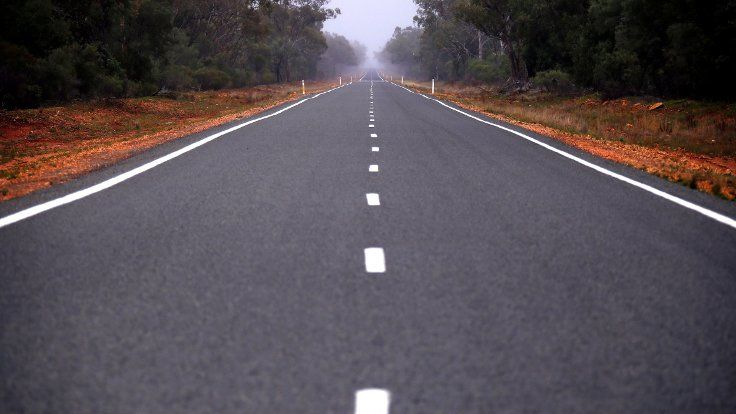
#> input picture resimler/avustralya-yol.jpg, 736 x 414 px, given in place of the camera
$ python Paintv2.py
#> lines starting #> are read from the running program, lines starting #| are printed output that depends on the picture; after the words box and inside, x2 and y2 are one past the last pixel; in counts of white or black regions, pixels touching at a corner belong together
#> further down, img is the input picture: shape (414, 736, 3); mean B, G, R 82.9, 77, 85.1
import cv2
import numpy as np

frameWidth = 640
frameHeight = 480
cap = cv2.VideoCapture(1)
cap.set(3, frameWidth)
cap.set(4, frameHeight)
cap.set(10, 150)

myColors = [[36,62,22,90,213,255],
            [133, 56, 0, 159, 156, 255],
            [57, 76, 0, 100, 255, 255],
            [90, 48, 0, 118, 255, 255]]
myColorValues = [[80,255,0],  ## BGR
                 [255, 0, 255],
                 [0, 255, 0],
                 [255, 0, 0]]

myPoints = []  ## [x , y , colorId ]


def findColor(img, myColors, myColorValues):
    imgHSV = cv2.cvtColor(img, cv2.COLOR_BGR2HSV)
#> imgHSV: shape (414, 736, 3); mean H, S, V 101.8, 54.7, 91.5
    count = 0
    newPoints = []
    for color in myColors:
        lower = np.array(color[0:3])
        upper = np.array(color[3:6])
        mask = cv2.inRange(imgHSV, lower, upper)
        x, y = getContours(mask)
        cv2.circle(imgResult, (x, y), 15, myColorValues[count], cv2.FILLED)
        if x != 0 and y != 0:
            newPoints.append([x, y, count])
        count += 1
#> this loop made 4 passes
#> pass 1, in findColor, `mask = cv2.inRange(imgHSV, lower, upper)`:
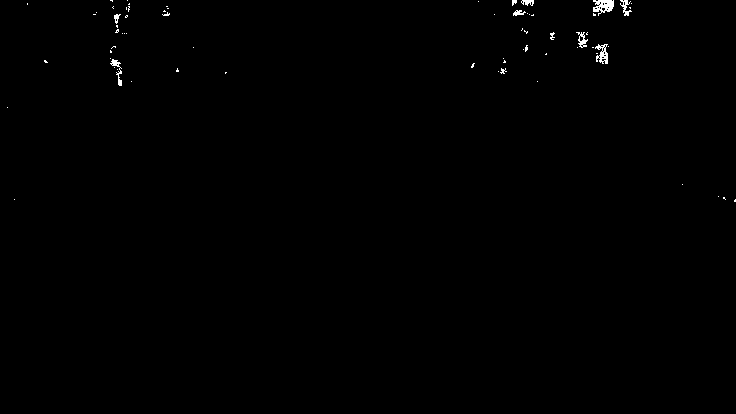
#> mask: shape (414, 736); 0.33% white in thin lines or dots, all inside (x1, y1, x2, y2) = (7, 0, 736, 202)
#> pass 2, in findColor, `mask = cv2.inRange(imgHSV, lower, upper)`:
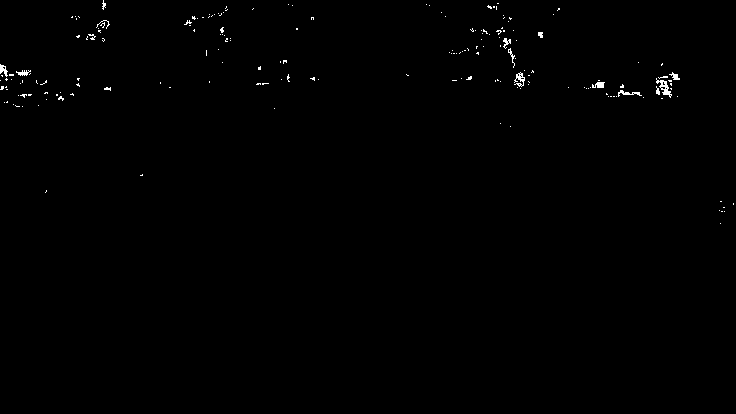
#> mask: shape (414, 736); 0.42% white in thin lines or dots, all inside (x1, y1, x2, y2) = (0, 0, 734, 224)
#> pass 3, in findColor, `mask = cv2.inRange(imgHSV, lower, upper)`:
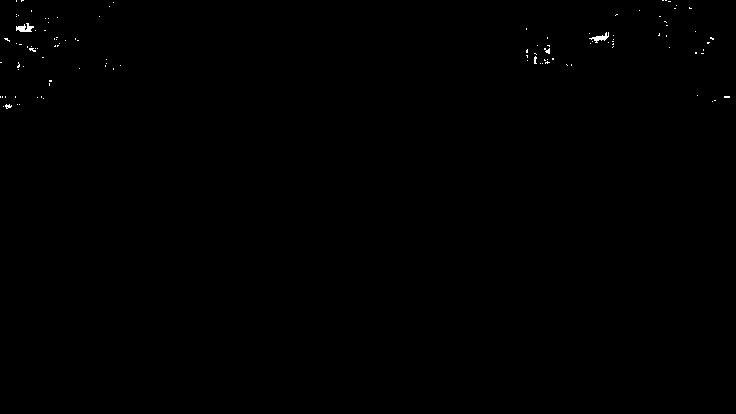
#> mask: shape (414, 736); 0.16% white in thin lines or dots, all inside (x1, y1, x2, y2) = (0, 0, 730, 109)
#> after the loop:
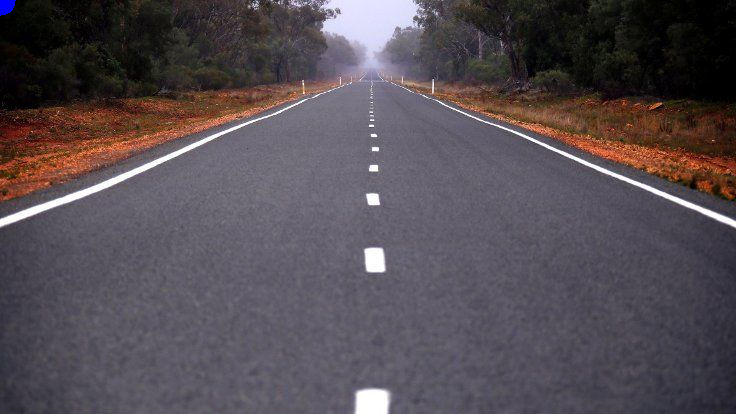
#> imgResult: shape (414, 736, 3); 0.06% of pixels changed, all inside (x1, y1, x2, y2) = (0, 0, 16, 16)
#> after the loop:
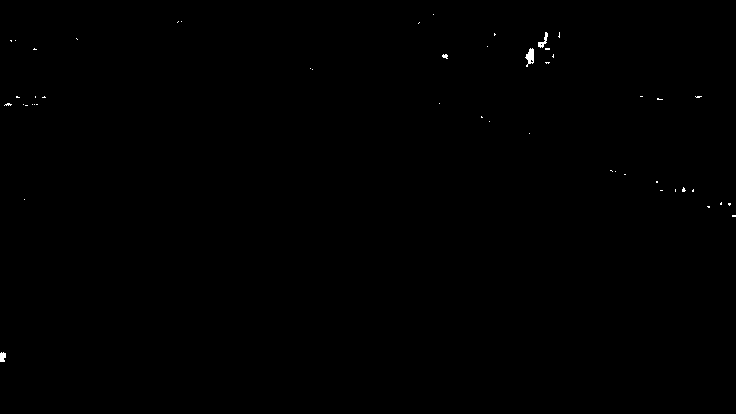
#> mask: shape (414, 736); 0.13% white; 49 white regions (45 under 20 px), largest, box (x1, y1, x2, y2) and area: (525, 48, 534, 67) 101, (538, 32, 548, 48) 63, (0, 352, 6, 362) 50, (442, 54, 448, 59) 21
#> after the loop, count = 4; newPoints = []
        # cv2.imshow(str(color[0]),mask)
    return newPoints


def getContours(img):
    contours, hierarchy = cv2.findContours(img, cv2.RETR_EXTERNAL, cv2.CHAIN_APPROX_NONE)
    x, y, w, h = 0, 0, 0, 0
    for cnt in contours:
        area = cv2.contourArea(cnt)
        if area > 500:
            # cv2.drawContours(imgResult, cnt, -1, (255, 0, 0), 3)
            peri = cv2.arcLength(cnt, True)
            approx = cv2.approxPolyDP(cnt, 0.02 * peri, True)
            x, y, w, h = cv2.boundingRect(approx)
    return x + w // 2, y


def drawOnCanvas(myPoints, myColorValues):
    for point in myPoints:
        cv2.circle(imgResult, (point[0], point[1]), 10, myColorValues[point[2]], cv2.FILLED)


while True:
    success, img = cap.read()
    imgResult = img.copy()
    newPoints = findColor(img, myColors, myColorValues)
#> newPoints = []
    if len(newPoints) != 0:
        for newP in newPoints:
            myPoints.append(newP)
    if len(myPoints) != 0:
        drawOnCanvas(myPoints, myColorValues)

    cv2.imshow("Result", imgResult)
    if cv2.waitKey(1) and 0xFF == ord('q'):
#> (key q is pressed here)
        break

$ run again, on resimler/indir.jpg
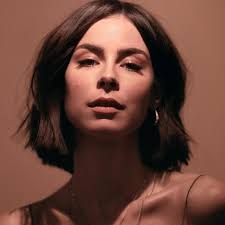
#> input picture resimler/indir.jpg, 225 x 225 px, given in place of the camera
#> img is the input picture: shape (225, 225, 3); mean B, G, R 56.7, 67.5, 106.1
#> imgHSV: shape (225, 225, 3); mean H, S, V 15.6, 127, 106.6
#> the loop in findColor, `for color in myColors:` made 4 passes
#> (x, y) on passes 1, 3, 4: (0, 0), (155, 117), (164, 38)
#> after the loop in findColor, `for color in myColors:`:
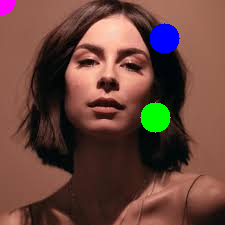
#> imgResult: shape (225, 225, 3); 3.18% of pixels changed, all inside (x1, y1, x2, y2) = (0, 0, 180, 133)
#> after the loop in findColor, `for color in myColors:`:
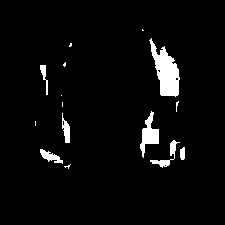
#> mask: shape (225, 225); 4% white; 15 white regions (8 under 20 px), largest, box (x1, y1, x2, y2) and area: (149, 38, 180, 97) 932, (140, 111, 159, 158) 393, (150, 140, 180, 168) 192
#> after the loop in findColor, `for color in myColors:`: count = 4; newPoints = [[155, 117, 2], [164, 38, 3]]
#> the loop `for newP in newPoints:` made 2 passes
#> the loop in drawOnCanvas, `for point in myPoints:` made 2 passes
